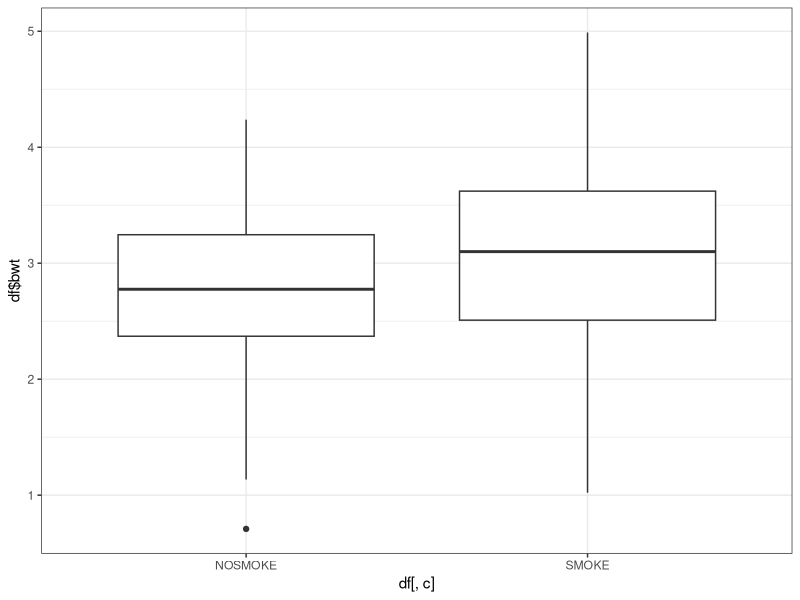
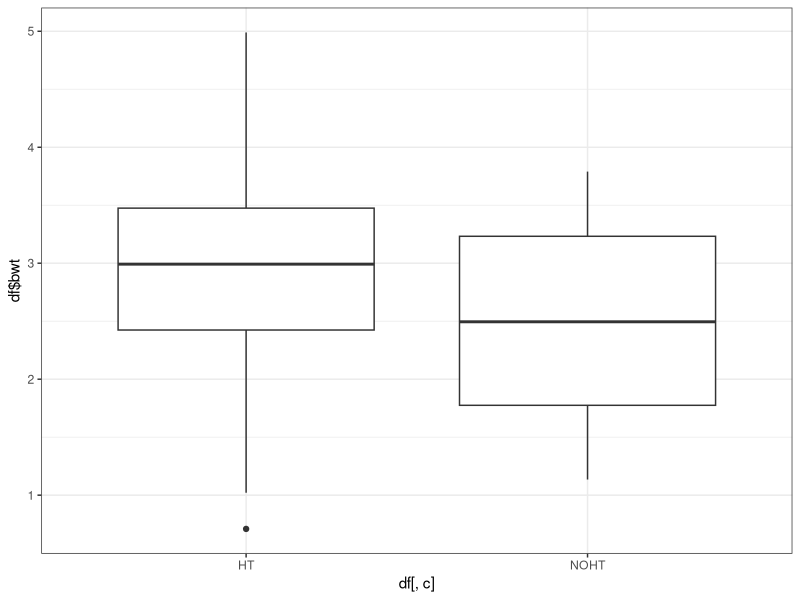
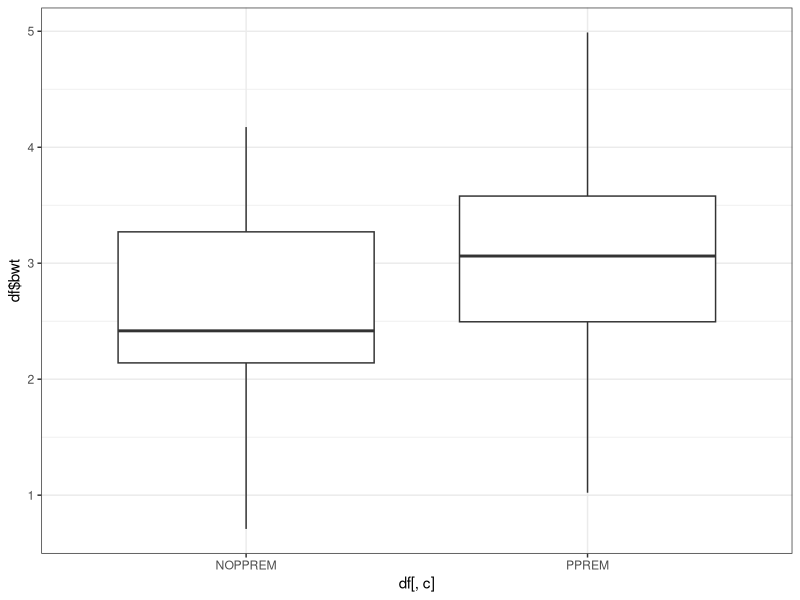

These charts were generated, in order, by the following R code: (Note: this script raises an error after producing the figures.)
## ---- chunk 1
setwd ("/home/cyril/Documents/Master/sem_1/Data_analysis/data/")
library(ggplot2);library(gridExtra)
birth_weight<-read.table("birtweigth_study.txt", sep= " ")
row.names(birth_weight) <- NULL
birth_weight$lwt <- birth_weight$lwt*0.45359237
birth_weight$bwt <- birth_weight$bwt/1000
birth_plotter <- function(df){
  plotlist <- list()
  count <- 1
  for(c in colnames(df)){
    if(is.numeric(df[1,c])){
      plotlist[[count]] <-ggplot(data=df)+
      geom_point(aes(x=df[,c],y=df$bwt))+
        theme_bw()
      print(paste(c, "points",sep=" "))
      plotlist[[count]]
    } else{
    plotlist[[count]] <-ggplot(data=birth_weight)+
      geom_boxplot(aes(x=df[,c],y=df$bwt))+
      theme_bw()
    print(paste(c, "box",sep=" "))
    print(plotlist[[count]])
    }
    count <- count + 1
  }
  return(plotlist[[count]])
}

plotlist <- list()
  count <- 1
  for(c in colnames(df)){
    print(count)
    if(is.numeric(df[1,c])){
      plotlist[[count]] <-ggplot(data=df)+
      geom_point(aes(x=df[,c],y=df$bwt))+
        theme_bw()
    } else{
    plotlist[[count]] <-ggplot(data=df)+
      geom_boxplot(aes(x=df[,c],y=df$bwt))+
      theme_bw()
    }
    count <- count + 1
  }

## ---- chunk 2
grid.arrange(grobs=birth_plotter(birth_weight),ncol=2)
